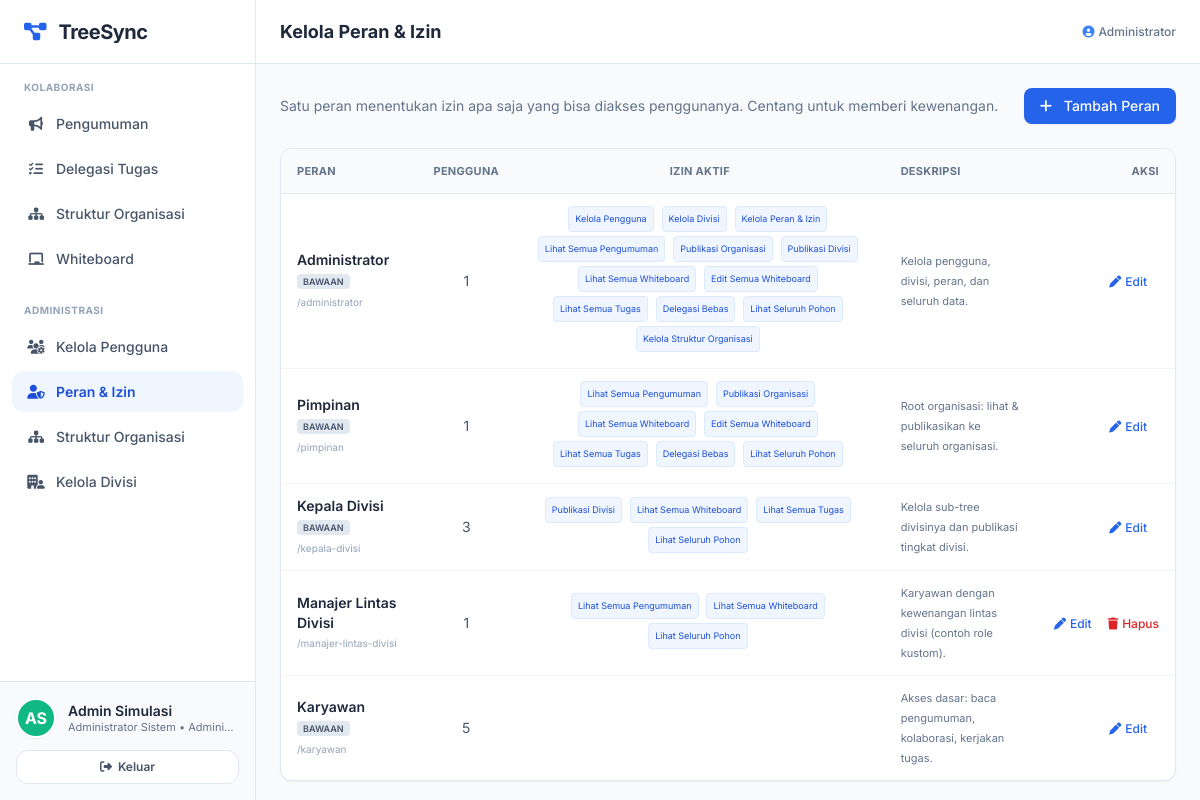
The app's page /admin/peran (signed in) with its own data.
### tables this page shows
CREATE TABLE IF NOT EXISTS users (
  id            INT UNSIGNED AUTO_INCREMENT PRIMARY KEY,
  username      VARCHAR(50)  NOT NULL UNIQUE,
  email         VARCHAR(120) NOT NULL UNIQUE,
  password_hash VARCHAR(255) NOT NULL,
  nama          VARCHAR(100) NOT NULL,
  jabatan       VARCHAR(100) NOT NULL,
  role_id       INT UNSIGNED NOT NULL,
  division_id   INT UNSIGNED NULL,
  parent_id     INT UNSIGNED NULL,
  is_ketua      TINYINT(1)   NOT NULL DEFAULT 0,
  is_active     TINYINT(1)   NOT NULL DEFAULT 1,
  created_at    TIMESTAMP DEFAULT CURRENT_TIMESTAMP,
  updated_at    TIMESTAMP DEFAULT CURRENT_TIMESTAMP ON UPDATE CURRENT_TIMESTAMP,
  FOREIGN KEY (role_id)     REFERENCES roles(id),
  FOREIGN KEY (division_id) REFERENCES divisions(id) ON DELETE SET NULL,
  FOREIGN KEY (parent_id)   REFERENCES users(id) ON DELETE SET NULL,
  INDEX idx_users_parent (parent_id),
  INDEX idx_users_division (division_id)
);

CREATE TABLE IF NOT EXISTS roles (
  id          INT UNSIGNED AUTO_INCREMENT PRIMARY KEY,
  nama        VARCHAR(60)  NOT NULL UNIQUE,
  slug        VARCHAR(60)  NOT NULL UNIQUE,
  deskripsi   VARCHAR(255) NOT NULL DEFAULT '',
  is_system   TINYINT(1)   NOT NULL DEFAULT 0,   
  created_at  TIMESTAMP DEFAULT CURRENT_TIMESTAMP
);

CREATE TABLE IF NOT EXISTS permissions (
  id          INT UNSIGNED AUTO_INCREMENT PRIMARY KEY,
  kode        VARCHAR(60)  NOT NULL UNIQUE,
  nama        VARCHAR(120) NOT NULL,
  deskripsi   VARCHAR(255) NOT NULL DEFAULT ''
);

### app/controllers/org.php (called while the page is built, shortened)
<?php
function view(string $name, array $data = []): void
{
    extract($data, EXTR_SKIP);
    require dirname(__DIR__, 2) . '/views/' . $name . '.php';
    exit;
}
function layout_header(array $data = []): void
{
    $user = current_user();
    extract($data, EXTR_SKIP);
    require dirname(__DIR__, 2) . '/views/layout/header.php';
}
function layout_footer(): void
{
    require dirname(__DIR__, 2) . '/views/layout/footer.php';
}

### app/controllers/admin.php (called while the page is built, shortened)
<?php
function admin_roles_index(): void
{
    require_permission(PERM['ROLES_MANAGE']);
    $roles = all('SELECT r.*,
                     (SELECT COUNT(*) FROM users u WHERE u.role_id = r.id) AS user_count,
                     (SELECT COUNT(*) FROM role_permissions rp WHERE rp.role_id = r.id) AS perm_count
                  FROM roles r ORDER BY r.id');
    $matrix = [];
    foreach (all('SELECT role_id, permission_id FROM role_permissions') as $rp) {
        $matrix[(int)$rp['role_id']][(int)$rp['permission_id']] = true;
    }
    layout_header(['title' => 'Kelola Peran & Izin', 'active' => 'admin-peran']);
    view('admin/roles', ['roles' => $roles, 'matrix' => $matrix, 'me' => current_user()]);
}

### app/config.php (called while the page is built, shortened)
<?php
function env(string $key, ?string $default = null): ?string
{
    $v = getenv($key);
    return $v === false || $v === '' ? $default : $v;
}
require __DIR__ . '/db.php';
require __DIR__ . '/helpers.php';
require __DIR__ . '/auth.php';
require __DIR__ . '/rbac.php';
require __DIR__ . '/org.php';

### app/helpers.php (called while the page is built, shortened)
<?php
function e(?string $value): string
{
    return htmlspecialchars((string)$value, ENT_QUOTES | ENT_SUBSTITUTE, 'UTF-8');
}
function base_url(string $path = ''): string
{
    $base = rtrim(env('APP_BASE', ''), '/');
    return $base . '/' . ltrim($path, '/');
}
function initials(string $name): string
{
    $parts = preg_split('/\s+/', trim($name)) ?: [];
    $ini = strtoupper(substr($parts[0] ?? 'U', 0, 1)) . strtoupper(substr($parts[1] ?? '', 0, 1));
    return $ini !== '' ? $ini : 'U';
}
function avatar_color(int $id): string
{
    $palette = ['bg-blue-500','bg-emerald-500','bg-purple-500','bg-rose-500','bg-amber-500','bg-cyan-600','bg-indigo-500','bg-teal-500'];
    return $palette[$id % count($palette)];
}

### app/auth.php (called while the page is built, shortened)
<?php
function current_user(): ?array
{
    static $user = null;
    static $loaded = false;
    if (!$loaded) {
        $loaded = true;
        $uid = $_SESSION['user_id'] ?? null;
        if ($uid !== null) {
            $user = one(
                'SELECT u.*, r.nama AS role_nama, r.slug AS role_slug, d.nama AS divisi_nama
                 FROM users u
                 JOIN roles r ON r.id = u.role_id
                 LEFT JOIN divisions d ON d.id = u.division_id
                 WHERE u.id = ? AND u.is_active = 1',
                [$uid]
            );
        }
    }
    return $user;
}
function require_login(): void
{
    if (current_user() === null) {
        if (is_api_request()) json_error('Belum login.', 401);
        redirect('/login');
    }
}

### app/rbac.php (called while the page is built, shortened)
<?php
function user_permissions(?array $user = null): array
{
    $user ??= current_user();
    static $cache = [];
    $uid = (int)$user['id'];
    if (isset($cache[$uid])) return $cache[$uid];
    $perms = array_column(
        all('SELECT p.kode FROM role_permissions rp
             JOIN permissions p ON p.id = rp.permission_id
             WHERE rp.role_id = ?', [$user['role_id']]),
        'kode'
    );
    return $cache[$uid] = $perms;
}
function can(string $permission, ?array $user = null): bool
{
    return in_array($permission, user_permissions($user), true);
}
function require_permission(string $permission): void
{
    require_login();
    if (!can($permission)) {
        if (is_api_request()) json_error('Tidak memiliki kewenangan.', 403);
        flash_set('error', 'Anda tidak memiliki kewenangan untuk aksi tersebut.');
        redirect('/');
    }
}

### app/db.php (called while the page is built, shortened)
<?php
function db(): PDO
{
    static $pdo = null;
    if ($pdo instanceof PDO) return $pdo;
    $dsn = sprintf(
        'mysql:host=%s;port=%s;dbname=%s;charset=utf8mb4',
        env('DB_HOST', '127.0.0.1'),
        env('DB_PORT', '3306'),
        env('DB_NAME', 'treesync')
    );
    $pdo = new PDO($dsn, env('DB_USER', 'root'), env('DB_PASS', ''), [
        PDO::ATTR_ERRMODE            => PDO::ERRMODE_EXCEPTION,
        PDO::ATTR_DEFAULT_FETCH_MODE => PDO::FETCH_ASSOC,
        PDO::ATTR_EMULATE_PREPARES   => false,
    ]);
    return $pdo;
}
function q(string $sql, array $params = []): PDOStatement
{
    $stmt = db()->prepare($sql);
    $stmt->execute($params);
    return $stmt;
}
function one(string $sql, array $params = []): ?array
{
    $row = q($sql, $params)->fetch();
    return $row === false ? null : $row;
}
function all(string $sql, array $params = []): array
{
    return q($sql, $params)->fetchAll();
}

### views/admin/roles.php (the view, shortened to what this page needs)
<?php $permList = all('SELECT * FROM permissions ORDER BY id'); ?>
<div class="flex justify-between items-center mb-6">
    <p class="text-slate-500 text-sm">Satu peran menentukan izin apa saja yang bisa diakses penggunanya. Centang untuk memberi kewenangan.</p>
    <button onclick="showRoleModal()" class="bg-blue-600 hover:bg-blue-700 text-white px-4 py-2 rounded-lg text-sm font-medium transition shadow-sm">
        <i class="fa-solid fa-plus mr-2"></i> Tambah Peran
    </button>
</div>
<div class="bg-white rounded-xl shadow-sm border border-slate-200 overflow-x-auto">
<table class="w-full text-sm">
    <thead class="bg-slate-50 border-b border-slate-200 text-slate-500 text-[11px] uppercase tracking-wide">
        <tr>
            <th class="px-4 py-3 text-left">Peran</th>
            <th class="px-4 py-3 text-center">Pengguna</th>
            <th class="px-4 py-3 text-center">Izin Aktif</th>
            <th class="px-4 py-3 text-left">Deskripsi</th>
            <th class="px-4 py-3 text-right">Aksi</th>
        </tr>
    </thead>
    <tbody class="divide-y divide-slate-100">
    <?php foreach ($roles as $r): ?>
        <tr class="hover:bg-slate-50">
            <td class="px-4 py-3">
                <p class="font-semibold text-slate-800"><?= e($r['nama']) ?> <?= (int)$r['is_system'] ? '<span class="text-[9px] bg-slate-200 text-slate-600 px-1.5 py-0.5 rounded">BAWAAN</span>' : '' ?></p>
                <p class="text-[10px] text-slate-400">/<?= e($r['slug']) ?></p>
            </td>
            <td class="px-4 py-3 text-center text-slate-600"><?= (int)$r['user_count'] ?></td>
            <td class="px-4 py-3 text-center">
                <?php foreach (($matrix[(int)$r['id']] ?? []) as $pid => $_): ?>
                    <?php $p = array_values(array_filter($permList, fn($x) => (int)$x['id'] === (int)$pid))[0] ?? null; ?>
                    <?php if ($p): ?><span class="text-[9px] bg-blue-50 text-blue-700 border border-blue-100 px-1.5 py-0.5 rounded mr-1 mb-1 inline-block"><?= e($p['nama']) ?></span><?php endif; ?>
                <?php endforeach; ?>
            </td>
            <td class="px-4 py-3 text-[11px] text-slate-500 max-w-xs"><?= e($r['deskripsi']) ?></td>
            <td class="px-4 py-3 text-right whitespace-nowrap">
                <button onclick='showRoleModal(<?= json_encode([
                    'id' => (int)$r['id'], 'nama' => $r['nama'], 'deskripsi' => $r['deskripsi'],
                    'perms' => array_map('intval', array_keys($matrix[(int)$r['id']] ?? [])),
                ], JSON_HEX_APOS | JSON_HEX_QUOT) ?>)' class="text-blue-600 hover:text-blue-800 text-xs font-medium mr-3"><i class="fa-solid fa-pen mr-1"></i>Edit</button>
                <?php if (!(int)$r['is_system']): ?>
                <form method="post" action="<?= base_url('/admin/peran/' . (int)$r['id'] . '/delete') ?>" class="inline" onsubmit="return confirm('Hapus peran ini?')">
                    <button class="text-red-600 hover:text-red-800 text-xs font-medium"><i class="fa-solid fa-trash mr-1"></i>Hapus</button>
                </form>
                <?php endif; ?>
            </td>
        </tr>
    <?php endforeach; ?>
    </tbody>
</table>
</div>

### public/index.php (shortened to what this page needs)
<?php
require dirname(__DIR__) . '/app/config.php';
require_once dirname(__DIR__) . '/app/controllers/org.php';
require_once dirname(__DIR__) . '/app/controllers/admin.php';
$uri  = parse_url($_SERVER['REQUEST_URI'], PHP_URL_PATH);
$uri    = '/' . trim($uri, '/');
$method = $_SERVER['REQUEST_METHOD'];
foreach ($routes as [$routeMethod, $pattern, $handler]) {
    if ($routeMethod !== $method) continue;
    $regex = '#^' . str_replace('{id}', '(\d+)', $pattern) . '$#';
    if (preg_match($regex, $uri, $m)) {
        array_shift($m);
        call_user_func_array($handler, array_map('intval', $m));
        return;
    }
}

### views/layout/header.php (shortened to what this page needs)
<!DOCTYPE html>
<html lang="id">
<head>
<script src="https://cdn.tailwindcss.com"></script>
<link rel="stylesheet" href="https://cdnjs.cloudflare.com/ajax/libs/font-awesome/6.4.0/css/all.min.css">
</head>
<body class="bg-slate-50 h-screen overflow-hidden flex text-slate-800">
<aside id="app-sidebar" class="fixed inset-y-0 left-0 z-50 w-72 bg-white border-r border-slate-200 flex flex-col h-full flex-shrink-0 transform -translate-x-full md:translate-x-0 md:static md:w-64 transition-transform duration-300 ease-in-out shadow-2xl md:shadow-none">
    <div class="h-16 flex items-center justify-between px-6 border-b border-slate-200">
        <a href="<?= base_url('/pengumuman') ?>" class="flex items-center">
            <i class="fa-solid fa-diagram-project text-blue-600 text-xl mr-3"></i>
            <span class="text-xl font-bold text-slate-800 tracking-tight">TreeSync</span>
        </a>
    </div>
    <nav class="flex-1 overflow-y-auto py-4">
        <p class="text-[10px] font-bold text-slate-400 px-6 mb-2 uppercase tracking-wider">Kolaborasi</p>
        <ul class="space-y-1 px-3">
            <li><a href="<?= base_url('/pengumuman') ?>" id="btn-pengumuman" class="nav-link <?= ($active ?? '') === 'pengumuman' ? 'active' : '' ?>"><i class="fa-solid fa-bullhorn w-6 text-center mr-2"></i> Pengumuman</a></li>
            <li><a href="<?= base_url('/tugas') ?>" id="btn-tugas" class="nav-link <?= ($active ?? '') === 'tugas' ? 'active' : '' ?>"><i class="fa-solid fa-list-check w-6 text-center mr-2"></i> Delegasi Tugas</a></li>
            <li><a href="<?= base_url('/struktur') ?>" id="btn-struktur" class="nav-link <?= ($active ?? '') === 'struktur' ? 'active' : '' ?>"><i class="fa-solid fa-sitemap w-6 text-center mr-2"></i> Struktur Organisasi</a></li>
            <li><a href="<?= base_url('/whiteboard') ?>" id="btn-whiteboard" class="nav-link <?= ($active ?? '') === 'whiteboard' ? 'active' : '' ?>"><i class="fa-solid fa-chalkboard w-6 text-center mr-2"></i> Whiteboard</a></li>
        </ul>
        <?php if (can(PERM['USERS_MANAGE']) || can(PERM['ROLES_MANAGE']) || can(PERM['DIVISIONS_MANAGE'])): ?>
        <p class="text-[10px] font-bold text-slate-400 px-6 mt-6 mb-2 uppercase tracking-wider">Administrasi</p>
        <ul class="space-y-1 px-3">
            <?php if (can(PERM['USERS_MANAGE'])): ?>
            <li><a href="<?= base_url('/admin/pengguna') ?>" class="nav-link <?= ($active ?? '') === 'admin-pengguna' ? 'active' : '' ?>"><i class="fa-solid fa-users-gear w-6 text-center mr-2"></i> Kelola Pengguna</a></li>
            <?php endif; ?>
            <?php if (can(PERM['ROLES_MANAGE'])): ?>
            <li><a href="<?= base_url('/admin/peran') ?>" class="nav-link <?= ($active ?? '') === 'admin-peran' ? 'active' : '' ?>"><i class="fa-solid fa-user-shield w-6 text-center mr-2"></i> Peran &amp; Izin</a></li>
            <?php endif; ?>
            <?php if (can(PERM['ORG_MANAGE'])): ?>
            <li><a href="<?= base_url('/admin/struktur') ?>" class="nav-link <?= ($active ?? '') === 'admin-struktur' ? 'active' : '' ?>"><i class="fa-solid fa-sitemap w-6 text-center mr-2"></i> Struktur Organisasi</a></li>
            <?php endif; ?>
            <?php if (can(PERM['DIVISIONS_MANAGE'])): ?>
            <li><a href="<?= base_url('/admin/divisi') ?>" class="nav-link <?= ($active ?? '') === 'admin-divisi' ? 'active' : '' ?>"><i class="fa-solid fa-building-user w-6 text-center mr-2"></i> Kelola Divisi</a></li>
            <?php endif; ?>
        </ul>
        <?php endif; ?>
    </nav>
    <div class="p-4 border-t border-slate-200 bg-slate-50">
        <div class="flex items-center">
            <div class="w-10 h-10 rounded-full flex items-center justify-center font-bold text-white border-2 border-white shadow-sm flex-shrink-0 <?= avatar_color((int)$user['id']) ?>"><?= e(initials($user['nama'])) ?></div>
            <div class="ml-3 flex-1 min-w-0">
                <p class="text-sm font-semibold text-slate-800 truncate"><?= e($user['nama']) ?></p>
                <p class="text-[11px] text-slate-500 leading-tight truncate"><?= e($user['jabatan']) ?> &bull; <?= e($user['role_nama']) ?></p>
            </div>
        </div>
        <form method="post" action="<?= base_url('/logout') ?>" class="mt-3">
            <button class="w-full text-xs font-semibold text-slate-600 hover:text-red-600 bg-white border border-slate-200 hover:border-red-200 rounded-xl py-2 transition shadow-xs flex items-center justify-center gap-1.5">
                <i class="fa-solid fa-right-from-bracket"></i> Keluar
            </button>
        </form>
    </div>
</aside>
<main class="flex-1 flex flex-col h-full overflow-hidden">
    <header class="h-16 bg-white border-b border-slate-200 flex items-center justify-between px-4 sm:px-6 flex-shrink-0 z-10">
        <div class="flex items-center min-w-0">
            <h1 class="text-sm sm:text-base md:text-lg font-bold text-slate-800 truncate"><?= e($title) ?></h1>
        </div>
        <div class="flex items-center gap-2 text-xs text-slate-500 flex-shrink-0">
            <span class="hidden md:inline font-medium"><i class="fa-solid fa-circle-user mr-1 text-blue-500"></i><?= e($user['role_nama']) ?><?= $user['divisi_nama'] ? ' &bull; ' . e($user['divisi_nama']) : '' ?></span>
        </div>
    </header>
    <div class="flex-1 overflow-auto p-3.5 sm:p-6 pb-20 md:pb-6 relative bg-slate-50">

### views/layout/header.php (style rules this page uses)
body { font-family: 'Inter', sans-serif; }

### views/layout/footer.php (style rules this page uses)
.nav-link { display: flex; align-items: center; width: 100%; padding: .625rem .75rem; border-radius: .75rem; font-size: .875rem; font-weight: 500; color: #475569; transition: all .15s; }
.nav-link.active { background: #eff6ff; color: #1d4ed8; font-weight: 600; }

### records on screen
users: nama "AS", nama "Admin Simulasi", jabatan "Administrator Sistem", role.nama "Admini…", role.nama "Administrator"
roles: nama "Administrator", is_system "BAWAAN", slug "administrator", user_count "1", deskripsi "Kelola pengguna, divisi, peran, dan seluruh data."
permissions: nama "Kelola Pengguna"
permissions: nama "Kelola Divisi"
permissions: nama "Kelola Peran & Izin"
permissions: nama "Lihat Semua Pengumuman"
permissions: nama "Publikasi Organisasi"
permissions: nama "Publikasi Divisi"
permissions: nama "Lihat Semua Whiteboard"
permissions: nama "Edit Semua Whiteboard"
permissions: nama "Lihat Semua Tugas"
permissions: nama "Delegasi Bebas"
permissions: nama "Lihat Seluruh Pohon"
permissions: nama "Kelola Struktur Organisasi"
roles: nama "Pimpinan", is_system "BAWAAN", slug "pimpinan", user_count "1", deskripsi "Root organisasi: lihat & publikasikan ke seluruh organisasi."
roles: nama "Kepala Divisi", is_system "BAWAAN", slug "kepala-divisi", user_count "3", deskripsi "Kelola sub-tree divisinya dan publikasi tingkat divisi."
roles: nama "Manajer Lintas Divisi", slug "manajer-lintas-divisi", user_count "1", deskripsi "Karyawan dengan kewenangan lintas divisi (contoh role kustom)."
roles: nama "Karyawan", is_system "BAWAAN", slug "karyawan", user_count "5", deskripsi "Akses dasar: baca pengumuman, kolaborasi, kerjakan tugas."
